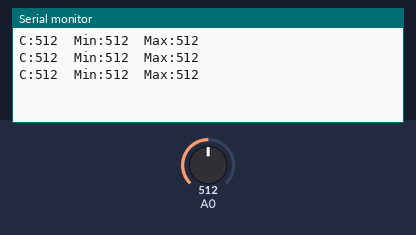
Recording of a sketch running on a simulated Arduino Uno, built with avr-gcc and run on an emulated ATmega328P. Parts: the last lines printed to the serial monitor. Inputs (shaded band) come from the test bench; at power-on: A0 = 512.

Above: at 1.3 s.
1.4 s: A0 set to 716
At 1.9 s:
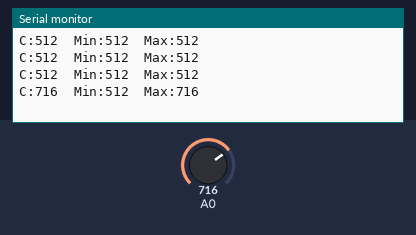
2.9 s: A0 set to 900
At 3.4 s:
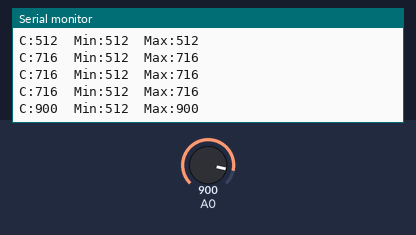
Timing chart, 0 to 5.9 s (numbered marks = the images above; inputs shaded):
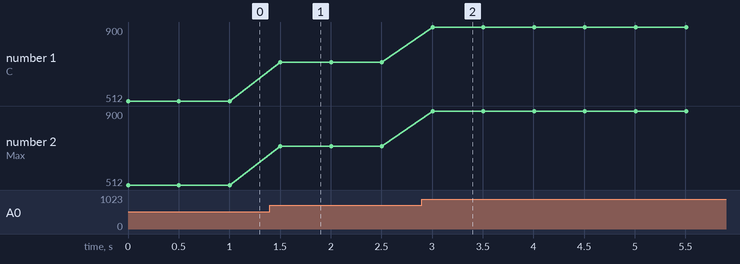

Measured:
- after the input at 1.4 s, the serial monitor: prints a new line after 0.10 s (image 1)
- after the input at 2.9 s, the serial monitor: prints a new line after 0.10 s (image 2)
- plotted number 1: 512 → 716 after the input at 1.4 s, 716 → 900 after the input at 2.9 s
- plotted number 2: 512 → 716 after the input at 1.4 s, 716 → 900 after the input at 2.9 s

The sketch:

LDR.ino
```cpp
int min = 1024;
int max = 0;
void setup() {
  // put your setup code here, to run once:
  Serial.begin(9600);
}

void loop() {
  // put your main code here, to run repeatedly:
  int lightVal = analogRead(A0);
  if (lightVal < min)
    min = lightVal;

  if (lightVal > max)
    max = lightVal;

  Serial.print("C:");
  Serial.print(lightVal);
  Serial.print("\tMin:");
  Serial.print(min);
  Serial.print("\tMax:");
  Serial.println(max);
  delay(500);

}
```
